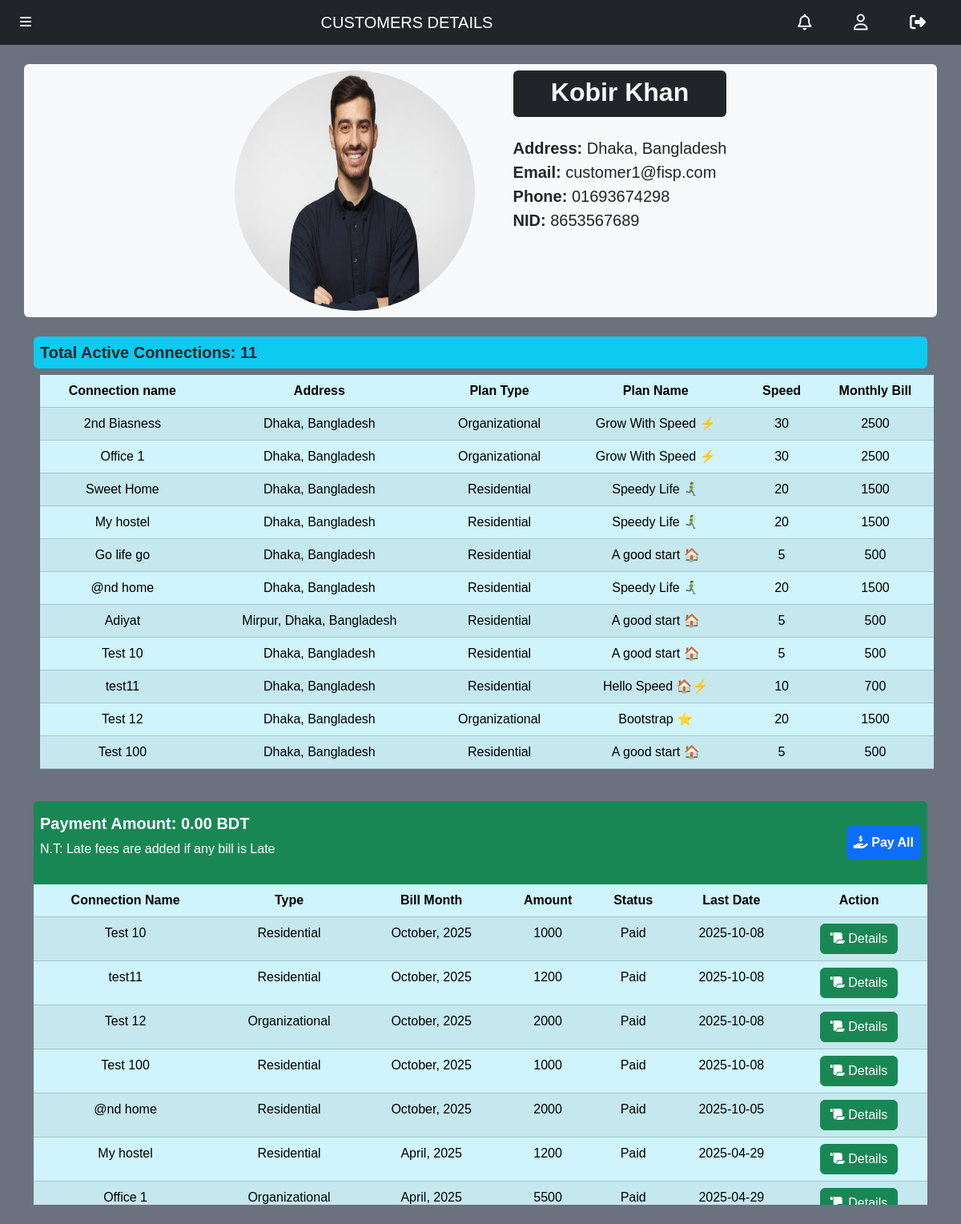
The app's page /customer_details.php?c_id=cu2504140208430063b (signed in) with its own data.
### tables this page shows
CREATE TABLE `customer` (
  `id` varchar(50) NOT NULL,
  `name` varchar(100) DEFAULT NULL,
  `email` varchar(100) DEFAULT NULL,
  `phone` varchar(20) DEFAULT NULL,
  `address` varchar(100) DEFAULT NULL,
  `password` varchar(100) DEFAULT NULL,
  `nid` varchar(15) DEFAULT NULL,
  `gender` text NOT NULL,
  `photo` varchar(100) DEFAULT NULL
);

CREATE TABLE `connections` (
  `id` varchar(50) NOT NULL,
  `name` varchar(100) DEFAULT NULL,
  `address` varchar(200) DEFAULT NULL,
  `type` varchar(50) DEFAULT NULL,
  `customer_id` varchar(50) DEFAULT NULL,
  `plan_id` varchar(50) DEFAULT NULL,
  `state` varchar(30) DEFAULT NULL,
  `starting_date` date NOT NULL,
  `submission_date` date DEFAULT NULL,
  `req_plan` varchar(50) DEFAULT NULL
);

CREATE TABLE `plans` (
  `id` varchar(50) NOT NULL,
  `type` text DEFAULT NULL,
  `name` varchar(100) DEFAULT NULL,
  `speed` int(11) DEFAULT NULL,
  `realip` text DEFAULT NULL,
  `price` int(11) DEFAULT NULL
);

CREATE TABLE `bill` (
  `id` varchar(50) NOT NULL,
  `connection_id` varchar(50) DEFAULT NULL,
  `amount` int(11) DEFAULT NULL,
  `state` text DEFAULT NULL,
  `due_date` date DEFAULT NULL,
  `payment_id` varchar(50) DEFAULT NULL
);

### function/general_purpose_functions.php (called while the page is built, shortened)
<?php
function first_word(string $string): string {
    $result = "";
    foreach (str_split($string) as $s) {
        if ($s === "_" || $s === " ") {
            break;
        }
        $result .= $s;
    }
    return ucfirst(strtolower($result));
}

### customer_details.php (the view, shortened to what this page needs)
<!DOCTYPE html>
<html lang="en">
<head>
    <?php include '_link_common.php'; ?>
    <link rel="stylesheet" href="customer_details.css">
</head>
<body>
<?php
    require '_nav_admin.php';
    require '_database_connect.php';
    require_once 'function/general_purpose_functions.php';
    $customer_id = mysqli_real_escape_string($connect, $_GET['c_id']);
    $customer_sql = "SELECT
            customer.photo AS photo,
            customer.name AS name,
            customer.address AS address,
            customer.email AS email,
            customer.phone AS phone,
            customer.nid AS nid,
            COUNT(connections.id) as total_connections
        FROM customer
        JOIN connections ON customer.id = connections.customer_id
        WHERE customer.id = ?
        GROUP BY customer.id";
    $stmt = mysqli_prepare($connect, $customer_sql);
    mysqli_stmt_bind_param($stmt, "s", $customer_id);
    mysqli_stmt_execute($stmt);
    $result = mysqli_stmt_get_result($stmt);
    $customer = mysqli_fetch_assoc($result);
    $connection_sql = "SELECT
            connections.name AS con_name,
            connections.address AS address,
            connections.type AS type,
            plans.name AS plan_name,
            plans.speed AS speed,
            plans.price AS price
        FROM connections
        JOIN plans ON connections.plan_id = plans.id
        WHERE `customer_id` = ?";
    $stmt = mysqli_prepare($connect, $connection_sql);
    mysqli_stmt_bind_param($stmt, "s", $customer_id);
    mysqli_stmt_execute($stmt);
    $connection_result = mysqli_stmt_get_result($stmt);
     $con_pay_sql = "SELECT
     connections.name AS name,
     connections.type AS type,
     DATE_FORMAT(bill.due_date, '%M, %Y') AS month,
     bill.amount AS amount,
     bill.state AS state,
     bill.due_date AS due_date,
     bill.id AS bill_id
     FROM connections
     JOIN bill ON connections.id = bill.connection_id
     WHERE connections.customer_id = '{$customer_id}'
     ORDER BY
         CASE
             WHEN bill.state = 'Late' THEN 0
             WHEN bill.state = 'Unpaid' THEN 1
             ELSE 2
         END,
         bill.due_date DESC";
     $find_con_pay = mysqli_query($connect, $con_pay_sql);
     $total_due_sql = "SELECT SUM(bill.amount) AS total_due FROM connections
     JOIN bill ON connections.id = bill.connection_id
     WHERE connections.customer_id = '{$customer_id}' AND bill.state = 'Unpaid'";
     $total_due_result = mysqli_query($connect, $total_due_sql);
     $total_due_row = mysqli_fetch_assoc($total_due_result);
     $total_due = $total_due_row['total_due'] ?? 0;
?>
<div class="container">
    <div class="row row-cols-auto bg-light rounded justify-content-center my-4">
        <div class="col-auto m-2">
            <img class="pp_img" src="<?php echo$customer['photo']?>" alt="Profile Picture">
        </div>
        <div class="col-auto m-2 ms-md-3">
            <div class="bg-dark text-light rounded pb-1 pt-2 px-3 text-center"><h2><b><?php echo$customer["name"]?></b></h2></div>
            <div class="details fs-5 mt-4">
                <p>
                    <b>Address: </b><?php echo $customer['address'];?><br>
                    <b>Email: </b><?php echo $customer['email'];?><br>
                    <b>Phone: </b><?php echo $customer['phone'];?><br>
                    <b>NID: </b><?php echo $customer['nid'];?>
                </p>
            </div>
        </div>
    </div>
</div>
<div class='container <?php if($customer['total_connections']>0){echo "overflow-x-scroll";}?>'>
    <div>
        <h5 class='p-2 bg-info rounded'>Total Active Connections: <?php echo $customer['total_connections'];?></h5>
    </div>
    <?php if($customer['total_connections']>0): ?>
        <table class='table table-info table-striped table-hover mx-2 p-2 text-center'>
            <thead>
                <tr>
                    <th>Connection name</th>
                    <th>Address</th>
                    <th>Plan Type</th>
                    <th>Plan Name</th>
                    <th>Speed</th>
                    <th>Monthly Bill</th>
                </tr>
            </thead>
            <tbody>
                <?php for($i=0; $i<$customer['total_connections']; $i++):
                    $connection = $connection_result->fetch_assoc(); ?>
                    <tr>
                        <td><?php echo htmlspecialchars($connection['con_name']); ?></td>
                        <td><?php echo htmlspecialchars($connection['address']); ?></td>
                        <td><?php echo htmlspecialchars(first_word($connection['type'])); ?></td>
                        <td><?php echo htmlspecialchars($connection['plan_name']); ?></td>
                        <td><?php echo htmlspecialchars($connection['speed']); ?></td>
                        <td><?php echo htmlspecialchars($connection['price']); ?></td>
                    </tr>
                <?php endfor; ?>
            </tbody>
        </table>
    <?php
        endif;
    ?>
</div>
<div class='container my-4' id = 'bill_history'>
    <div class='p-2 bg-success rounded-top text-white d-flex justify-content-between align-items-center'>
        <?php if (mysqli_num_rows($find_con_pay) == 0): ?>
            <p class='text-center text-muted'>No Bill History Found</p>
        <?php else: ?>
            <div class='my-2'>
                <h5>Payment Amount: <?php echo number_format($total_due, 2); ?> BDT</h5>
                <p>N.T: Late fees are added if any bill is Late</p>
            </div>
            <form id="payForm" action="pay.php" method="POST">
                <button type='submit' class="btn btn-primary p-2 "><b><i class='fa-solid fa-hand-holding-dollar fa-beat'></i> Pay All</b></button>
            </form>
    </div>
    <div class='overflow-x-auto overflow-y-auto'  style='max-height: 400px;'>
        <table class='table table-info table-striped table-hover text-center'>
            <thead>
                <tr>
                    <th>Connection Name</th>
                    <th>Type</th>
                    <th>Bill Month</th>
                    <th>Amount</th>
                    <th>Status</th>
                    <th>Last Date</th>
                    <th>Action</th>
                </tr>
            </thead>
            <tbody>
                <?php while ($row = mysqli_fetch_assoc($find_con_pay)): ?>
                    <tr>
                        <td><?php echo $row['name']; ?></td>
                        <td>
                            <?php
                                echo ($row['type'] == 'organizational_plans') ? 'Organizational' : 'Residential';
                            ?>
                        </td>
                        <td><?php echo $row['month']; ?></td>
                        <td><?php echo $row['amount']; ?></td>
                        <td><?php echo $row['state']; ?></td>
                        <td><?php echo $row['due_date']; ?></td>
                        <td>
                            <?php if ($row['state'] == 'Paid'):
                                require '_database_connect.php';
                                if ($row['state']=="Paid"){
                                    $tran_id_sql = "SELECT
                                        payments.tran_id As tran_id
                                        FROM payments
                                        JOIN bill ON payments.id = bill.payment_id
                                        WHERE bill.id = '{$row['bill_id']}'";
                                    $tran_id_result = mysqli_query($connect, $tran_id_sql);
                                    $tran_id = mysqli_fetch_assoc($tran_id_result);
                                }
                            ?>
                                <a class='btn btn-success' href = 'payment_recept.php?tran_id=<?php echo $tran_id['tran_id']; ?>'>
                                    <i class="fa-solid fa-scroll fa-flip" style="--fa-flip-x: 1; --fa-flip-y: 0;"></i>
                                        Details
                                </a>
                            <?php endif; ?>
                        </td>
                    </tr>
                <?php endwhile; ?>
            </tbody>
        </table>
    </div>
    <?php endif; ?>
</div>
</body>
</html>

### variables.css (style rules this page uses)
:root { --carousel-btn-color: aqua; --body-background-color: #6B717E; --login-box-width: 400px; --login-box-height: 500px; --registration-box-width: 400px; --registration-box-height: 850px; }

### all_body.css (style rules this page uses)
* { font-family: Arial, Helvetica, sans-serif; }
body { width: 100%; margin: 0; background-color: var(--body-background-color); }
html { scroll-behavior: smooth; }

### footer.css (style rules this page uses)
:root { --footer-back: black; }

### dash.css (style rules this page uses)
h5 { font-weight: bolder; }

### customer_details.css (style rules this page uses)
.pp_img { height: 300px; width: 300px; border-radius: 50%; }

### records on screen
customer: photo (picture), name "Kobir Khan", address "Dhaka, Bangladesh", email "customer1@fisp.com", phone "01693674298", nid "8653567689"
connections: name "2nd Biasness", address "Dhaka, Bangladesh", type "Organizational", plan.name "Grow With Speed ⚡", plan.speed "30", plan.price "2500"
connections: name "Office 1", address "Dhaka, Bangladesh", type "Organizational", plan.name "Grow With Speed ⚡", plan.speed "30", plan.price "2500"
connections: name "Sweet Home", address "Dhaka, Bangladesh", type "Residential", plan.name "Speedy Life 🏃‍♂️‍➡️", plan.speed "20", plan.price "1500"
connections: name "My hostel", address "Dhaka, Bangladesh", type "Residential", plan.name "Speedy Life 🏃‍♂️‍➡️", plan.speed "20", plan.price "1500"
connections: name "Go life go", address "Dhaka, Bangladesh", type "Residential", plan.name "A good start 🏠", plan.speed "5", plan.price "500"
connections: name "@nd home", address "Dhaka, Bangladesh", type "Residential", plan.name "Speedy Life 🏃‍♂️‍➡️", plan.speed "20", plan.price "1500"
connections: name "Adiyat", address "Mirpur, Dhaka, Bangladesh", type "Residential", plan.name "A good start 🏠", plan.speed "5", plan.price "500"
connections: name "Test 10", address "Dhaka, Bangladesh", type "Residential", plan.name "A good start 🏠", plan.speed "5", plan.price "500"
connections: name "test11", address "Dhaka, Bangladesh", type "Residential", plan.name "Hello Speed 🏠⚡", plan.speed "10", plan.price "700"
connections: name "Test 12", address "Dhaka, Bangladesh", type "Organizational", plan.name "Bootstrap ⭐", plan.speed "20", plan.price "1500"
connections: name "Test 100", address "Dhaka, Bangladesh", type "Residential", plan.name "A good start 🏠", plan.speed "5", plan.price "500"
bill: connection.name "Test 10", shows "Residential", month "October, 2025", amount "1000", state "Paid", due_date "2025-10-08"
bill: connection.name "test11", shows "Residential", month "October, 2025", amount "1200", state "Paid", due_date "2025-10-08"
bill: connection.name "Test 12", shows "Organizational", month "October, 2025", amount "2000", state "Paid", due_date "2025-10-08"
bill: connection.name "Test 100", shows "Residential", month "October, 2025", amount "1000", state "Paid", due_date "2025-10-08"
bill: connection.name "@nd home", shows "Residential", month "October, 2025", amount "2000", state "Paid", due_date "2025-10-05"
bill: connection.name "My hostel", shows "Residential", month "April, 2025", amount "1200", state "Paid", due_date "2025-04-29"
bill: connection.name "Office 1", shows "Organizational", month "April, 2025", amount "5500", state "Paid", due_date "2025-04-29"

### other values on screen
$page_name "CUSTOMERS DETAILS"
$customer['total_connections'] "11"
$total_due "0.00"
